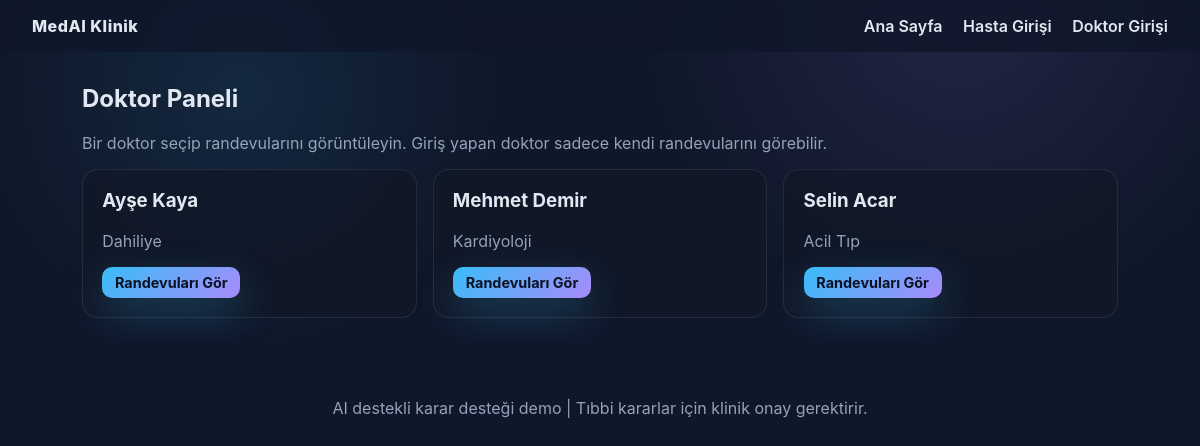
The app's page /doctors/ with its own data.
### clinic/models.py (models this page shows, shortened)
class Doctor(models.Model):
    user = models.OneToOneField(User, on_delete=models.CASCADE, related_name="doctor_profile", null=True, blank=True)
    full_name = models.CharField(max_length=255)
    specialty = models.CharField(max_length=255)
    email = models.EmailField(blank=True)
    work_start_time = models.TimeField(default="09:00", help_text="Çalışma başlangıç saati")
    work_end_time = models.TimeField(default="17:00", help_text="Çalışma bitiş saati")
    slot_duration_minutes = models.IntegerField(default=30, help_text="Randevu süresi (dakika)")
    working_days = models.JSONField(default=dict, blank=True, help_text="Çalışılan günler")

### clinic/views.py (the view)
# urls.py: path("doctors/", views.doctor_list, name="doctor_list"),
def doctor_list(request):
    ensure_demo_doctors()
    if request.user.is_authenticated and hasattr(request.user, "doctor_profile"):
        return redirect("doctor_detail", doctor_id=request.user.doctor_profile.id)
    doctors = Doctor.objects.all()
    return render(request, "doctor_list.html", {"doctors": doctors})

### clinic/context_processors.py (called while the page is built)
def language_processor(request):
    return {
        'language': request.session.get('language', 'tr')
    }

### clinic/utils.py (called while the page is built, shortened)
def ensure_demo_patients():
    User = get_user_model()
    username = "test_hasta"
    username2 = "aylin_hasta"

### templates/doctor_list.html (shortened to what this page needs)
{% extends "base.html" %}
{% block content %}
<h2>Doktor Paneli</h2>
<p>Bir doktor seçip randevularını görüntüleyin. Giriş yapan doktor sadece kendi randevularını görebilir.</p>
<div class="card-grid">
    {% for doctor in doctors %}
        <div class="card">
            <h3>{{ doctor.full_name }}</h3>
            <p>{{ doctor.specialty }}</p>
            <a class="btn small" href="{% url 'doctor_detail' doctor.id %}">Randevuları Gör</a>
        </div>
    {% empty %}
        <p>Doktor bulunamadı.</p>
    {% endfor %}
</div>
{% endblock %}

### static/style.css (style rules this page uses)
:root { --bg: #0f172a; --card: #111827; --muted: #94a3b8; --primary: #38bdf8; --accent: #a78bfa; --text: #e2e8f0; --danger: #f87171; --warning: #facc15; --success: #34d399; font-family: "Inter", -apple-system, BlinkMacSystemFont, "Segoe UI", sans-serif; }
* { box-sizing: border-box; }
body { margin: 0; background: radial-gradient(circle at 20% 20%, rgba(56,189,248,0.1), transparent 25%), radial-gradient(circle at 80% 0%, rgba(167,139,250,0.12), transparent 30%), var(--bg); color: var(--text); }
.btn { background: linear-gradient(135deg, var(--primary), var(--accent)); color: #0b1224; border: none; padding: 0.65rem 1rem; border-radius: 10px; font-weight: 700; cursor: pointer; text-decoration: none; display: inline-block; box-shadow: 0 15px 40px rgba(56,189,248,0.25); }
.btn.small { padding: 0.45rem 0.8rem; font-size: 0.9rem; }
h1, h2, h3 { margin-top: 0; }
p { color: var(--muted); }
.card, form.card { background: rgba(17,24,39,0.8); padding: 1.2rem; border-radius: 16px; border: 1px solid rgba(148,163,184,0.15); margin-bottom: 1rem; }
.card-grid { display: grid; grid-template-columns: repeat(auto-fit, minmax(240px, 1fr)); gap: 1rem; }

### records on screen
Doctor: full_name "Ayşe Kaya", specialty "Dahiliye"
Doctor: full_name "Mehmet Demir", specialty "Kardiyoloji"
Doctor: full_name "Selin Acar", specialty "Acil Tıp"
